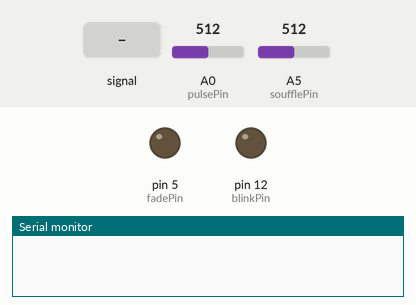
This sketch was run on a simulated Arduino Uno, built with avr-gcc and run on an emulated ATmega328P. Shown: output pins drawn as LEDs (lit = HIGH), the last lines printed to the serial monitor. Inputs (shaded band) come from the test bench; at power-on: A0 (pulsePin) = 512, A5 (soufflePin) = 512.

Above: at 1.2 s.
1.3 s: A0 (pulsePin) fed a 200 Hz sine of ±81 counts around its level
At 4.2 s:
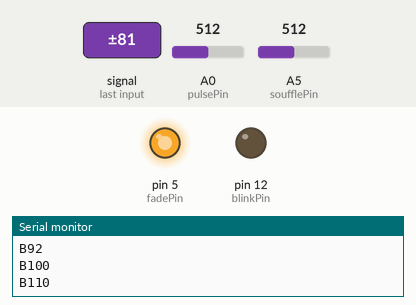
4.3 s: A0 (pulsePin) set to 716
At 5.5 s:
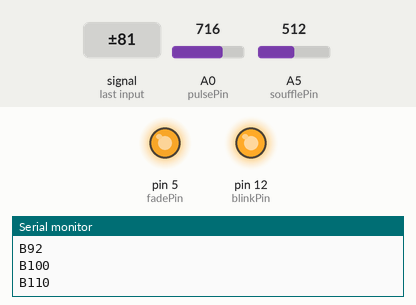
5.8 s: A0 (pulsePin) fed a 2 Hz sine of ±306 counts around its level
At 8.79 s:
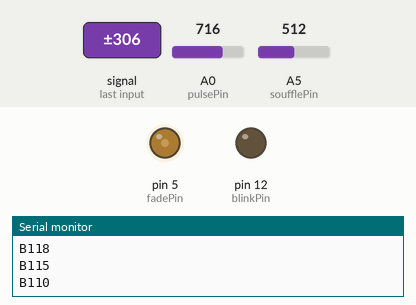
8.8 s: A5 (soufflePin) set to 716
11.8 s: A0 (pulsePin) set to 729
13.3 s: A0 (pulsePin) set to 523
At 15.2 s:
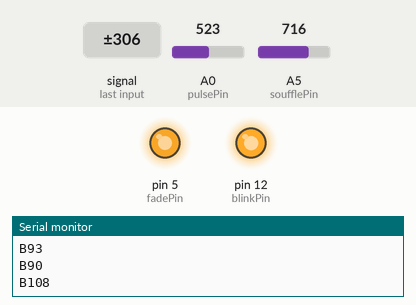
16.0 s: A0 (pulsePin) set to 499
At 16.6 s:
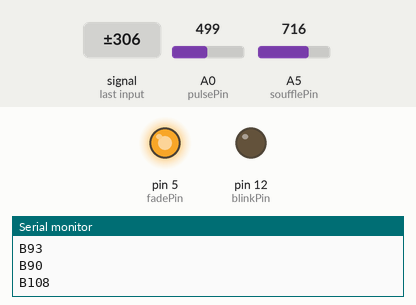
Timing chart, 0 to 18.5 s (numbered marks = the images above; inputs shaded):
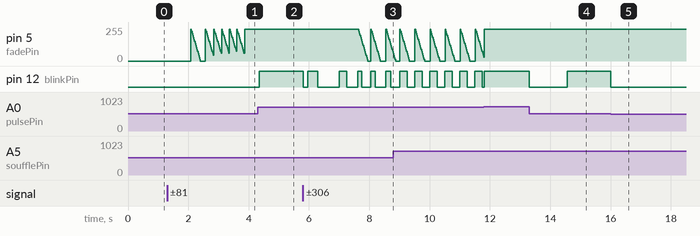

The sketch:

PulseSensorAmped_Arduino_1dot1.ino
```cpp
/*
>> Pulse Sensor Amped 1.1 <<
This code is for Pulse Sensor Amped by Joel Murphy and Yury Gitman
    www.pulsesensor.com
    >>> Pulse Sensor purple wire goes to Analog Pin 0 <<<
Pulse Sensor sample aquisition and processing happens in the background via Timer 2 interrupt. 2mS sample rate.
PWM on pins 3 and 11 will not work when using this code, because we are using Timer 2!
The following variables are automatically updated:
Signal :    int that holds the analog signal data straight from the sensor. updated every 2mS.
IBI  :      int that holds the time interval between beats. 2mS resolution.
BPM  :      int that holds the heart rate value, derived every beat, from averaging previous 10 IBI values.
QS  :       boolean that is made true whenever Pulse is found and BPM is updated. User must reset.
Pulse :     boolean that is true when a heartbeat is sensed then false in time with pin13 LED going out.

This code is designed with output serial data to Processing sketch "PulseSensorAmped_Processing-xx"
The Processing sketch is a simple data visualizer.
All the work to find the heartbeat and determine the heartrate happens in the code below.
Pin 13 LED will blink with heartbeat.
If you want to use pin 13 for something else, adjust the interrupt handler
It will also fade an LED on pin fadePin with every beat. Put an LED and series resistor from fadePin to GND.
Check here for detailed code walkthrough:
http://pulsesensor.myshopify.com/pages/pulse-sensor-amped-arduino-v1dot1

Code Version 02 by Joel Murphy & Yury Gitman  Fall 2012
This update changes the HRV variable name to IBI, which stands for Inter-Beat Interval, for clarity.
Switched the interrupt to Timer2.  500Hz sample rate, 2mS resolution IBI value.
Fade LED pin moved to pin 5 (use of Timer2 disables PWM on pins 3 & 11).
Tidied up inefficiencies since the last version.
*/


//  VARIABLES
int pulsePin = 0;                 // Pulse Sensor purple wire connected to analog pin 0
int blinkPin = 12;                // pin to blink led at each beat
int fadePin = 5;                  // pin to do fancy classy fading blink at each beat
int fadeRate = 0;                 // used to fade LED on with PWM on fadePin
int soufflePin = 5;                // Capteur souffle cable en A5
int ledSoufflePin = 13;                // Pin led indicateur souffle

long lastDebounceTime = 0;  // the last time the output pin was toggled
long debounceDelay = 6000;    // the debounce time; increase if the output flickers

// these variables are volatile because they are used during the interrupt service routine!
volatile int BPM;                   // used to hold the pulse rate
volatile int Signal;                // holds the incoming raw data
volatile int Souffle;               // valeur souffle
volatile int IBI = 600;             // holds the time between beats, the Inter-Beat Interval
volatile boolean Pulse = false;     // true when pulse wave is high, false when it's low
volatile boolean PulseSouffle = false;     // true when pulse wave is high, false when it's low
volatile boolean QS = false;        // becomes true when Arduoino finds a beat.
volatile boolean boolSouffle = false;        // becomes true when Arduoino finds a beat.


void setup(){
  pinMode(blinkPin,OUTPUT);         // pin that will blink to your heartbeat!
  pinMode(fadePin,OUTPUT);          // pin that will fade to your heartbeat!
  Serial.begin(115200);             // we agree to talk fast!
  interruptSetup();                 // sets up to read Pulse Sensor signal every 2mS
   // UN-COMMENT THE NEXT LINE IF YOU ARE POWERING The Pulse Sensor AT LOW VOLTAGE,
   // AND APPLY THAT VOLTAGE TO THE A-REF PIN
    analogReference(EXTERNAL);
}


void loop(){
//  sendDataToProcessing('S', Signal);     // send Processing the raw Pulse Sensor data
  if (QS == true){                       // Quantified Self flag is true when arduino finds a heartbeat
        fadeRate = 255;                  // Set 'fadeRate' Variable to 255 to fade LED with pulse
        if (BPM < 120 && BPM > 60 ){
        sendDataToProcessing('B',BPM);   // send heart rate with a 'B' prefix
//        sendDataToProcessing('Q',IBI);   // send time between beats with a 'Q' prefix

        QS = false;                      // reset the Quantified Self flag for next time
  }
     }

if (boolSouffle == true && ((millis() - lastDebounceTime) > debounceDelay)){                       // Quantified Self flag is true when arduino finds a heartbeat
        sendDataToProcessing('S',Souffle);   // send heart rate with a 'B' prefix
            lastDebounceTime = millis();

   boolSouffle = false;
     }


  ledFadeToBeat();

  delay(20);                             //  take a break
}


void ledFadeToBeat(){
    fadeRate -= 15;                         //  set LED fade value
    fadeRate = constrain(fadeRate,0,255);   //  keep LED fade value from going into negative numbers!
    analogWrite(fadePin,fadeRate);          //  fade LED
  }


void sendDataToProcessing(char symbol, int data ){
    Serial.print(symbol);                // symbol prefix tells Processing what type of data is coming
    Serial.println(data);                // the data to send culminating in a carriage return
  }
```

Interrupt.ino
```cpp
volatile int rate[10];                    // used to hold last ten IBI values
volatile unsigned long sampleCounter = 0;          // used to determine pulse timing
volatile unsigned long lastBeatTime = 0;           // used to find the inter beat interval
volatile int P =512;                      // used to find peak in pulse wave
volatile int T = 512;                     // used to find trough in pulse wave
volatile int PSouffle =512;                      // used to find peak in pulse wave
volatile int TSouffle = 512;                     // used to find trough in pulse wave
volatile int thresh = 512;                // used to find instant moment of heart beat
volatile int threshSouffle = 512;         // used to find instant moment of souffle
volatile int amp = 100;                   // used to hold amplitude of pulse waveform
volatile int ampSouffle = 100;                   // used to hold amplitude of pulse waveform

volatile boolean firstBeat = true;        // used to seed rate array so we startup with reasonable BPM
volatile boolean secondBeat = true;       // used to seed rate array so we startup with reasonable BPM


void interruptSetup(){
  // Initializes Timer2 to throw an interrupt every 2mS.
  TCCR2A = 0x02;     // DISABLE PWM ON DIGITAL PINS 3 AND 11, AND GO INTO CTC MODE
  TCCR2B = 0x06;     // DON'T FORCE COMPARE, 256 PRESCALER
  OCR2A = 0X7C;      // SET THE TOP OF THE COUNT TO 124 FOR 500Hz SAMPLE RATE
  TIMSK2 = 0x02;     // ENABLE INTERRUPT ON MATCH BETWEEN TIMER2 AND OCR2A
  sei();             // MAKE SURE GLOBAL INTERRUPTS ARE ENABLED
}


// THIS IS THE TIMER 2 INTERRUPT SERVICE ROUTINE.
// Timer 2 makes sure that we take a reading every 2 miliseconds
ISR(TIMER2_COMPA_vect){                         // triggered when Timer2 counts to 124
    cli();                                      // disable interrupts while we do this
    Signal = analogRead(pulsePin);              // read the Pulse Sensor
    Souffle = analogRead(soufflePin);           // Lecture capteur Souffle
    sampleCounter += 2;                         // keep track of the time in mS with this variable
    int N = sampleCounter - lastBeatTime;       // monitor the time since the last beat to avoid noise

//  find the peak and trough of the pulse wave
    if(Signal < thresh && N > (IBI/5)*3){       // avoid dichrotic noise by waiting 3/5 of last IBI
        if (Signal < T){                        // T is the trough
            T = Signal;                         // keep track of lowest point in pulse wave
         }
       }

    if(Signal > thresh && Signal > P){          // thresh condition helps avoid noise
        P = Signal;                             // P is the peak
       }                                        // keep track of highest point in pulse wave

    if(Souffle > threshSouffle && Souffle > PSouffle+150){          // thresh condition helps avoid noise
        PSouffle = Souffle;                             // P is the peak
        boolSouffle = true;
        PulseSouffle = true;                               // set the Pulse flag when we think there is a pulse

       }


  //  NOW IT'S TIME TO LOOK FOR THE HEART BEAT
  // signal surges up in value every time there is a pulse
if (N > 250){                                   // avoid high frequency noise
  if ( (Signal > thresh) && (Pulse == false) && (N > (IBI/5)*3) ){
    Pulse = true;                               // set the Pulse flag when we think there is a pulse
    digitalWrite(blinkPin,HIGH);                // turn on pin 13 LED
    IBI = sampleCounter - lastBeatTime;         // measure time between beats in mS
    lastBeatTime = sampleCounter;               // keep track of time for next pulse

         if(firstBeat){                         // if it's the first time we found a beat, if firstBeat == TRUE
             firstBeat = false;                 // clear firstBeat flag
             return;                            // IBI value is unreliable so discard it
            }
         if(secondBeat){                        // if this is the second beat, if secondBeat == TRUE
            secondBeat = false;                 // clear secondBeat flag
               for(int i=0; i<=9; i++){         // seed the running total to get a realisitic BPM at startup
                    rate[i] = IBI;
                    }
            }

    // keep a running total of the last 10 IBI values
    word runningTotal = 0;                   // clear the runningTotal variable

    for(int i=0; i<=8; i++){                // shift data in the rate array
          rate[i] = rate[i+1];              // and drop the oldest IBI value
          runningTotal += rate[i];          // add up the 9 oldest IBI values
        }

    rate[9] = IBI;                          // add the latest IBI to the rate array
    runningTotal += rate[9];                // add the latest IBI to runningTotal
    runningTotal /= 10;                     // average the last 10 IBI values
    BPM = 60000/runningTotal;               // how many beats can fit into a minute? that's BPM!
    QS = true;                              // set Quantified Self flag
    // QS FLAG IS NOT CLEARED INSIDE THIS ISR
    }
}

  if (Signal < thresh && Pulse == true){     // when the values are going down, the beat is over
      digitalWrite(blinkPin,LOW);            // turn off pin 13 LED
      Pulse = false;                         // reset the Pulse flag so we can do it again
      amp = P - T;                           // get amplitude of the pulse wave
      thresh = amp/2 + T;                    // set thresh at 50% of the amplitude
      P = thresh;                            // reset these for next time
      T = thresh;
     }

  if (Souffle < threshSouffle && PulseSouffle == true ){     // when the values are going down, the beat is over
      digitalWrite(ledSoufflePin,LOW);            // turn off pin 13 LED
      //boolSouffle = false;                         // reset the Pulse flag so we can do it again
      PulseSouffle = false;                         // reset the Pulse flag so we can do it again
      ampSouffle = PSouffle - TSouffle;                           // get amplitude of the pulse wave
      threshSouffle = amp/2 + T;                    // set thresh at 50% of the amplitude
      PSouffle = threshSouffle;                            // reset these for next time
      TSouffle = threshSouffle;
     }


  if (N > 2500){                             // if 2.5 seconds go by without a beat
      thresh = 512;                          // set thresh default
      P = 512;                               // set P default
      T = 512;                               // set T default
      lastBeatTime = sampleCounter;          // bring the lastBeatTime up to date
      firstBeat = true;                      // set these to avoid noise
      secondBeat = true;                     // when we get the heartbeat back
     }

  sei();                                     // enable interrupts when youre done!
}// end isr
```

Measured:
- the behaviour switches between 513 and 512 on A0 (pulsePin) (found by bisection; images 4 and 5)
- after the input at 4.3 s, pin 12 (blinkPin): LOW → HIGH after 0.06 s
- after the input at 5.8 s, pin 5 (fadePin): ramps from 240/255 to 0/255 and jumps back, once every 0.50 s; pin 12 (blinkPin): HIGH → LOW at once, → HIGH 0.16 s later, → LOW 0.32 s later, → HIGH 0.71 s later, … (11 changes in this stretch)
- after the input at 13.3 s, pin 12 (blinkPin): HIGH → LOW at once, → HIGH 1.3 s later
- after the input at 16.0 s, pin 12 (blinkPin): HIGH → LOW at once
